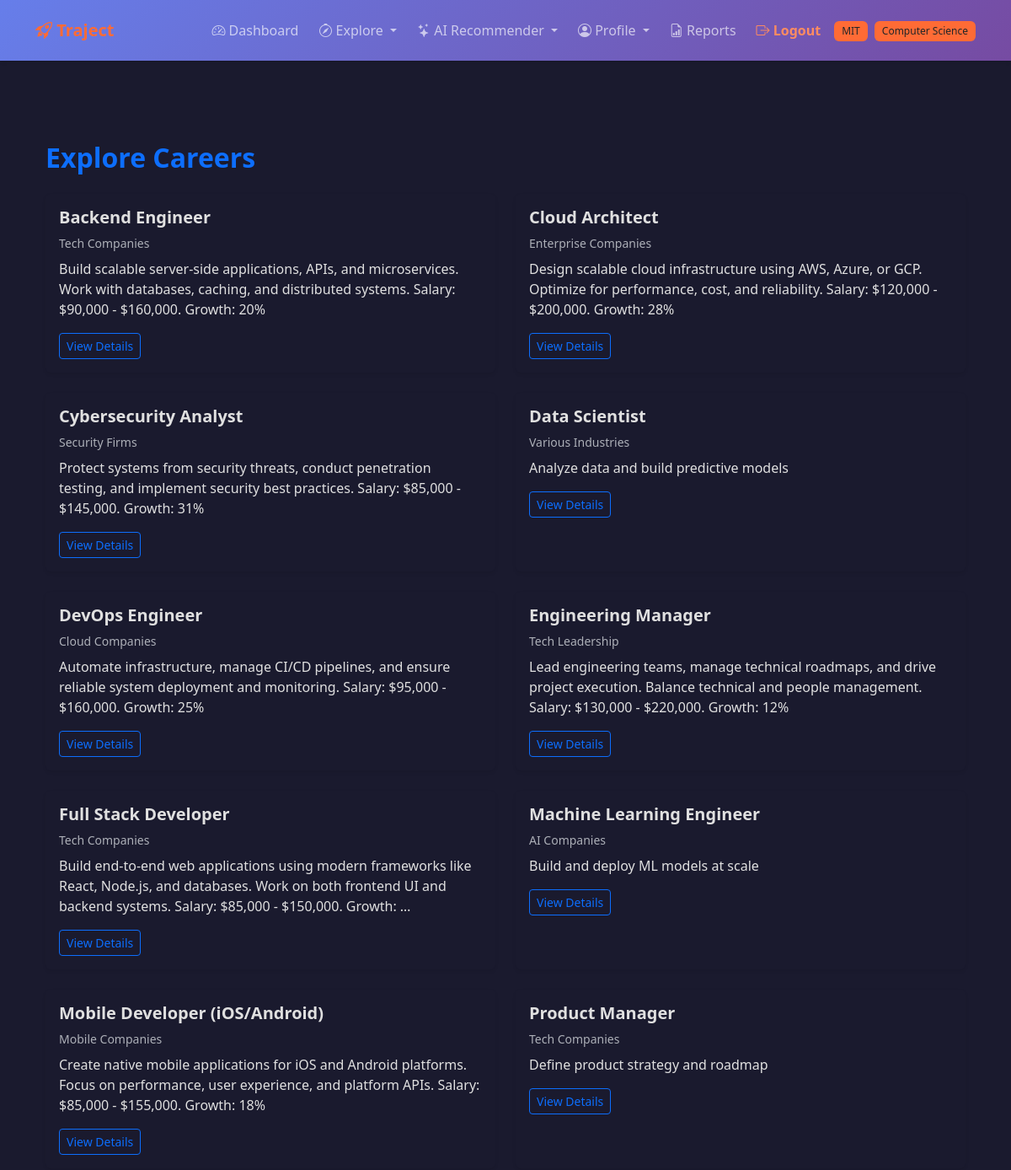
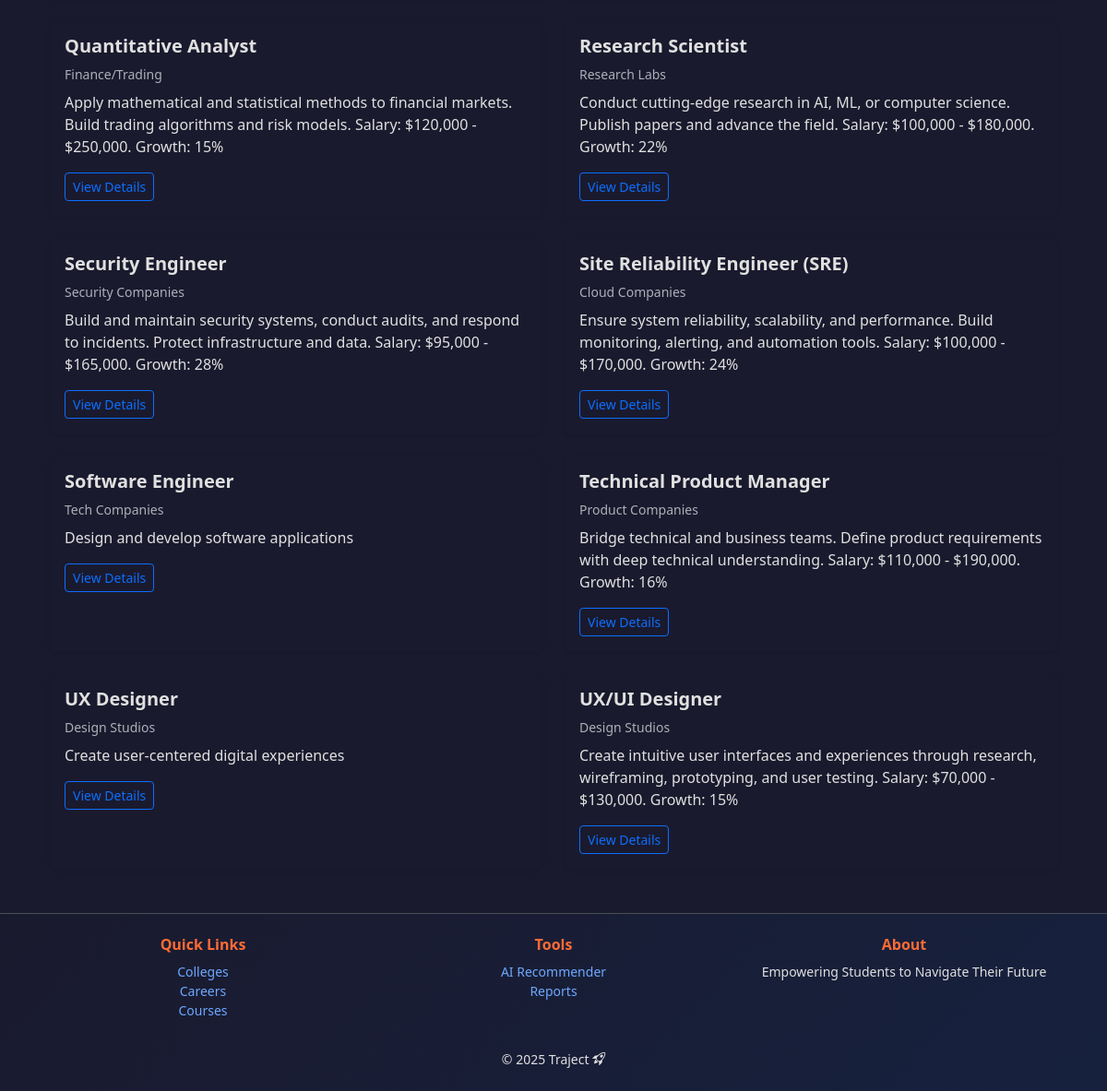
Screenshot of /careers/ (signed in) with the database file from the repository (2 pictures, top to bottom).
### accounts/models.py (models this page shows, shortened)
class UserProfile(models.Model):
    ACADEMIC_YEARS = [
        ('FR', 'Freshman'),
        ('SO', 'Sophomore'),
        ('JR', 'Junior'),
        ('SR', 'Senior'),
        ('GR', 'Graduate'),
    ]
    user = models.OneToOneField(
        User, on_delete=models.CASCADE, related_name='profile'
    )
    college = models.ForeignKey(
        "colleges.College",
        on_delete=models.SET_NULL,
        null=True, blank=True,
        related_name='students'
    )
    major = models.ForeignKey(
        "colleges.Major",
        on_delete=models.SET_NULL,
        null=True, blank=True,
        related_name='major_students'
    )
    minors = models.ManyToManyField(
        "colleges.Major",
        blank=True,
        related_name='minor_students',
        help_text="Optional secondary areas of study."
    )
    gpa = models.DecimalField(
        max_digits=4,
        decimal_places=2,
        validators=[MinValueValidator(0.0), MaxValueValidator(4.0)],
        null=True, blank=True,
        help_text="GPA on a 4.0 scale."
    )
    academic_year = models.CharField(
        max_length=2,
        choices=ACADEMIC_YEARS,
        default='FR'
    )
    personal_interests = models.TextField(blank=True)
    career_goals = models.TextField(blank=True)
    clubs_interest = models.TextField(blank=True)
    clubs_user_is_a_part_of = models.TextField(blank=True)
    skills = models.TextField(blank=True)
    work_experience = models.TextField(blank=True)
    preferred_industries = models.TextField(blank=True)
    preferred_locations = models.TextField(blank=True)
    preferred_positions = models.TextField(blank=True)
    preferred_company = models.TextField(blank=True)
    created_at = models.DateTimeField(auto_now_add=True)
    class Meta:
        ordering = ['user__username']
        verbose_name = "User Profile"
        verbose_name_plural = "User Profiles"

### colleges/models.py (models this page shows, shortened)
class College(models.Model):
    college_name = models.CharField(max_length=300)  # Full college name
    city = models.CharField(max_length=100)
    state = models.CharField(max_length=100)
    abbreviation = models.CharField(max_length=50, unique=True)  # e.g. UIUC
    logo_url = models.URLField(blank=True, null=True)
    class Meta:
        ordering = ["college_name"]

class Major(models.Model):
    college = models.ForeignKey(
        College, on_delete=models.CASCADE, related_name="majors"
    )
    name = models.CharField(max_length=120)
    code = models.CharField(max_length=20, blank=True)  # e.g., CS, ECE, etc.
    class Meta:
        unique_together = ("college", "name")  # Prevent duplicates within same college
        ordering = ["college__abbreviation", "name"]

### careers/models.py (models this page shows, shortened)
class Career(models.Model):
    title = models.CharField(max_length=150)
    company = models.CharField(max_length=100, blank=True, null=True)
    industries = models.JSONField(default=list, blank=True)
    skills = models.JSONField(default=list, blank=True)
    description = models.TextField(blank=True)
    created_at = models.DateTimeField(auto_now_add=True)
    class Meta:
        ordering = ["title"]
        verbose_name = "Career"
        verbose_name_plural = "Careers"

### careers/views.py (the view)
# urls.py: path("", views.career_list_view, name="list"),
@login_required
def career_list_view(request):
    careers = Career.objects.all().order_by("title")
    return render(request, "careers/career_list.html", {"careers": careers})

### templates/careers/career_list.html (shortened to what this page needs)
{% extends "accounts/base.html" %}
{% block content %}
<div class="container mt-5">
 <h2 class="fw-bold mb-4 text-primary">Explore Careers</h2>
 {% if careers %}
 <div class="row row-cols-1 row-cols-md-2 g-4">
 {% for career in careers %}
 <div class="col">
 <div class="card shadow-sm border-0 hover-card h-100">
 <div class="card-body">
 <h5 class="fw-bold">{{ career.title }}</h5>
 <p class="text-muted small mb-2">{{ career.company }}</p>
 <p class="mb-0">{{ career.description|truncatewords:25 }}</p>
 <a href="{% url 'careers:detail' career.id %}" class="btn btn-sm btn-outline-primary mt-3">View Details</a>
 </div>
 </div>
 </div>
 {% endfor %}
 </div>
 {% else %}
 <p class="text-muted">No careers available yet.</p>
 {% endif %}
</div>
{% endblock %}

### templates/accounts/base.html (shortened to what this page needs)
{% load static %}
<!DOCTYPE html>
<html lang="en" data-bs-theme="dark">
 <head>
 <link
 href="https://cdn.jsdelivr.net/npm/bootstrap@5.3.3/dist/css/bootstrap.min.css"
 rel="stylesheet"
 >
 <link
 rel="stylesheet"
 href="https://cdn.jsdelivr.net/npm/bootstrap-icons@1.11.3/font/bootstrap-icons.min.css"
 >
 <link rel="stylesheet" href="{% static 'css/traject.css' %}">
 </head>
 <body class="traject-bg d-flex flex-column min-vh-100">
 <nav class="navbar navbar-expand-lg traject-navbar py-3">
 <div class="container">
 <a class="navbar-brand fw-bold text-accent" href="/">
 <i class="bi bi-rocket-takeoff"></i> Traject
 </a>
 <div class="collapse navbar-collapse" id="navbarNav">
 <ul class="navbar-nav ms-auto align-items-center gap-2">
 {% if user.is_authenticated %}
 <li class="nav-item">
 <a class="nav-link" href="{% url 'accounts:dashboard' %}">
 <i class="bi bi-speedometer2"></i> Dashboard
 </a>
 </li>
 <li class="nav-item dropdown">
 <a class="nav-link dropdown-toggle" href="#" role="button" data-bs-toggle="dropdown">
 <i class="bi bi-compass"></i> Explore
 </a>
 </li>
 <li class="nav-item dropdown">
 <a class="nav-link dropdown-toggle" href="#" role="button" data-bs-toggle="dropdown">
 <i class="bi bi-stars"></i> AI Recommender
 </a>
 </li>
 <li class="nav-item dropdown">
 <a class="nav-link dropdown-toggle" href="#" role="button" data-bs-toggle="dropdown">
 <i class="bi bi-person-circle"></i> Profile
 </a>
 </li>
 <li class="nav-item">
 <a class="nav-link" href="{% url 'accounts:reports' %}">
 <i class="bi bi-file-earmark-bar-graph"></i> Reports
 </a>
 </li>
 <li class="nav-item">
 <a class="nav-link fw-semibold text-accent-dark" href="{% url 'accounts:logout' %}">
 <i class="bi bi-box-arrow-right"></i> Logout
 </a>
 </li>
 {% if user.profile.college %}
 <li class="nav-item">
 <span class="badge bg-accent text-dark" data-bs-toggle="tooltip" title="Your College">
 {{ user.profile.college.abbreviation }}
 </span>
 </li>
 {% endif %}
 {% if user.profile.major %}
 <li class="nav-item">
 <span class="badge bg-accent text-dark" data-bs-toggle="tooltip" title="Your Major">
 {{ user.profile.major.name }}
 </span>
 </li>
 {% endif %}
 {% else %}
 <li class="nav-item"><a class="nav-link" href="{% url 'accounts:login' %}">Login</a></li>
 <li class="nav-item">
 <a class="btn btn-accent btn-sm" href="{% url 'accounts:signup' %}">Sign Up</a>
 </li>
 {% endif %}
 </ul>
 </div>
 </div>
 </nav>
 <main class="flex-grow-1 py-5">
 <div class="container">
 {% block content %}{% endblock %}
 </div>
 </main>
 <footer class="footer text-center py-4 border-top">
 <div class="container">
 <div class="row mb-3">
 <div class="col-md-4 mb-3 mb-md-0">
 <h6 class="text-accent fw-bold">Quick Links</h6>
 <ul class="list-unstyled small">
 <li><a href="{% url 'colleges:list' %}" class="text-decoration-none">Colleges</a></li>
 <li><a href="{% url 'careers:list' %}" class="text-decoration-none">Careers</a></li>
 <li><a href="{% url 'catalog:courses' %}" class="text-decoration-none">Courses</a></li>
 </ul>
 </div>
 <div class="col-md-4 mb-3 mb-md-0">
 <h6 class="text-accent fw-bold">Tools</h6>
 <ul class="list-unstyled small">
 {% if user.is_authenticated %}
 <li><a href="{% url 'recommender:dashboard' %}" class="text-decoration-none">AI Recommender</a></li>
 <li><a href="{% url 'accounts:reports' %}" class="text-decoration-none">Reports</a></li>
 {% else %}
 <li><a href="{% url 'accounts:login' %}" class="text-decoration-none">Login</a></li>
 <li><a href="{% url 'accounts:signup' %}" class="text-decoration-none">Sign Up</a></li>
 {% endif %}
 </ul>
 </div>
 <div class="col-md-4">
 <h6 class="text-accent fw-bold">About</h6>
 <p class="small mb-0">Empowering Students to Navigate Their Future</p>
 </div>
 </div>
 <p class="mb-0 small">&copy; {% now "Y" %} Traject <i class="bi bi-rocket-takeoff"></i></p>
 </div>
 </footer>
 </body>
</html>

### static/css/traject.css (style rules this page uses)
:root { --traject-primary: #667eea; --traject-secondary: #764ba2; --traject-accent: #FF6B35; --traject-dark: #1a1a2e; --traject-light: #f8f9fa; }
[data-bs-theme="dark"] { --bs-body-bg: #1a1a2e; --bs-body-color: #e0e0e0; }
.traject-bg { background-color: var(--traject-dark); }
.traject-navbar { background: linear-gradient(135deg, var(--traject-primary) 0%, var(--traject-secondary) 100%); box-shadow: 0 2px 4px rgba(0,0,0,.1); }
.text-accent { color: var(--traject-accent) !important; }
.text-accent-dark { color: #ff8c61 !important; }
.bg-accent { background-color: var(--traject-accent) !important; }
.card { transition: transform 0.3s ease, box-shadow 0.3s ease; }
.badge { padding: 0.5em 0.75em; font-weight: 500; }
.footer { background: linear-gradient(135deg, #1a1a2e 0%, #16213e 100%); border-top: 2px solid var(--traject-primary); }
html { scroll-behavior: smooth; }
.btn { transition: all 0.3s ease; }

### rows the page displays
Career: title "Backend Engineer", company "Tech Companies", description "Build scalable server-side applications, APIs, and microservices. Work with databases, caching, and distributed systems. Salary: $90,000 - $160,000. Growth: 20%"
Career: title "Cloud Architect", company "Enterprise Companies", description "Design scalable cloud infrastructure using AWS, Azure, or GCP. Optimize for performance, cost, and reliability. Salary: $120,000 - $200,000. Growth: 28%"
Career: title "Cybersecurity Analyst", company "Security Firms", description "Protect systems from security threats, conduct penetration testing, and implement security best practices. Salary: $85,000 - $145,000. Growth: 31%"
Career: title "Data Scientist", company "Various Industries", description "Analyze data and build predictive models"
Career: title "DevOps Engineer", company "Cloud Companies", description "Automate infrastructure, manage CI/CD pipelines, and ensure reliable system deployment and monitoring. Salary: $95,000 - $160,000. Growth: 25%"
Career: title "Engineering Manager", company "Tech Leadership", description "Lead engineering teams, manage technical roadmaps, and drive project execution. Balance technical and people management. Salary: $130,000 - $220,000. Growth: 12%"
Career: title "Full Stack Developer", company "Tech Companies", description "Build end-to-end web applications using modern frameworks like React, Node.js, and databases. Work on both frontend UI and backend systems. Salary: $85,000 - $150,000. Growth: …"
Career: title "Machine Learning Engineer", company "AI Companies", description "Build and deploy ML models at scale"
Career: title "Mobile Developer (iOS/Android)", company "Mobile Companies", description "Create native mobile applications for iOS and Android platforms. Focus on performance, user experience, and platform APIs. Salary: $85,000 - $155,000. Growth: 18%"
Career: title "Product Manager", company "Tech Companies", description "Define product strategy and roadmap"
Career: title "Quantitative Analyst", company "Finance/Trading", description "Apply mathematical and statistical methods to financial markets. Build trading algorithms and risk models. Salary: $120,000 - $250,000. Growth: 15%"
Career: title "Research Scientist", company "Research Labs", description "Conduct cutting-edge research in AI, ML, or computer science. Publish papers and advance the field. Salary: $100,000 - $180,000. Growth: 22%"
Career: title "Security Engineer", company "Security Companies", description "Build and maintain security systems, conduct audits, and respond to incidents. Protect infrastructure and data. Salary: $95,000 - $165,000. Growth: 28%"
Career: title "Site Reliability Engineer (SRE)", company "Cloud Companies", description "Ensure system reliability, scalability, and performance. Build monitoring, alerting, and automation tools. Salary: $100,000 - $170,000. Growth: 24%"
Career: title "Software Engineer", company "Tech Companies", description "Design and develop software applications"
Career: title "Technical Product Manager", company "Product Companies", description "Bridge technical and business teams. Define product requirements with deep technical understanding. Salary: $110,000 - $190,000. Growth: 16%"
Career: title "UX Designer", company "Design Studios", description "Create user-centered digital experiences"
Career: title "UX/UI Designer", company "Design Studios", description "Create intuitive user interfaces and experiences through research, wireframing, prototyping, and user testing. Salary: $70,000 - $130,000. Growth: 15%"

### other values shown
{{ user.profile.college.abbreviation }} "MIT"
{{ user.profile.major.name }} "Computer Science"
